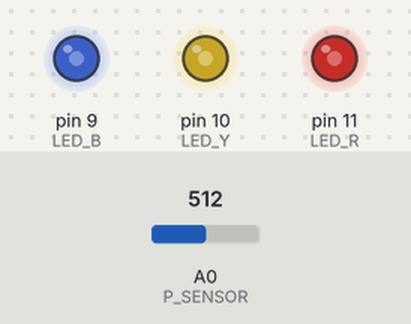
The sketch below on a simulated Arduino Uno, built with avr-gcc and run on an emulated ATmega328P. Shown: output pins drawn as LEDs (lit = HIGH). The inputs (shaded band) are chosen by the test bench; at power-on: A0 (P_SENSOR) = 512.

Above: at 1.2 s.
1.3 s: A0 (P_SENSOR) set to 716
At 2.5 s:
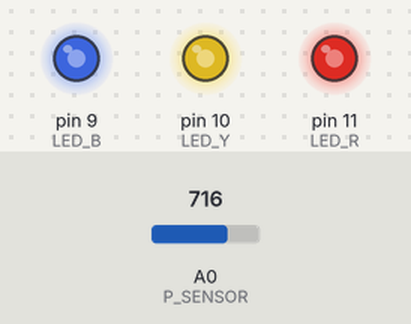
2.8 s: A0 (P_SENSOR) set to 900
At 3.9 s:
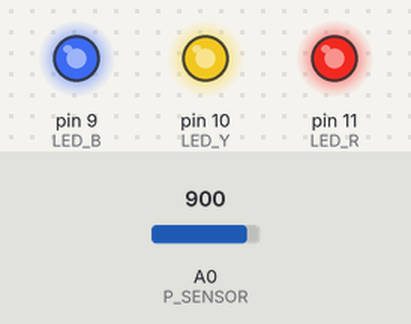
4.3 s: A0 (P_SENSOR) set to 122
At 5.0 s:
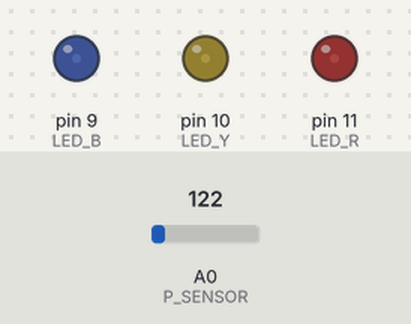
5.8 s: A0 (P_SENSOR) set to 0
At 6.2 s:
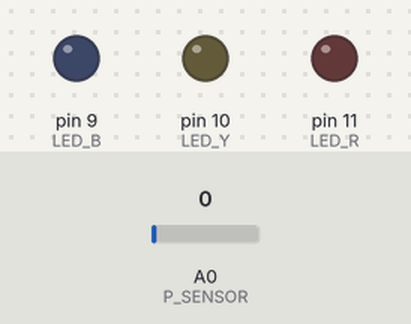
7.3 s: A0 (P_SENSOR) set to 511
At 8.5 s:
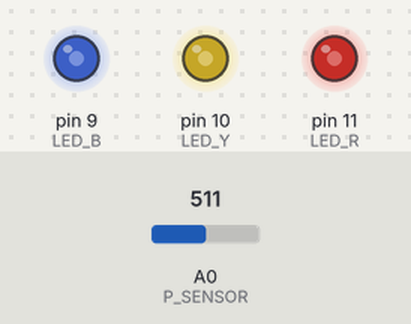
Timing chart, 0 to 9.8 s (numbered marks = the images above; inputs shaded):
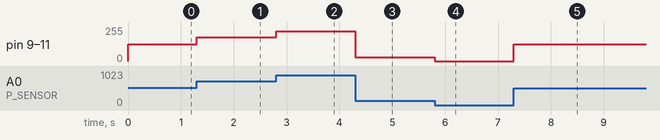

The sketch:

led_analog_pot.ino
```cpp
#define LED_R 11
#define LED_Y 10
#define LED_B 9
#define P_SENSOR A0

byte b = 0;
unsigned int value;

void b_leds();

void setup()
{
  pinMode(LED_R, OUTPUT);
  pinMode(LED_Y, OUTPUT);
  pinMode(LED_B, OUTPUT);
  b_leds();
}

void loop()
{
  value = analogRead(P_SENSOR);
  b = map(value, 0, 1023, 0, 255);
  b_leds();
}

void b_leds()
{
  analogWrite(LED_R, b);
  analogWrite(LED_Y, b);
  analogWrite(LED_B, b);
}
```

Measured:
- after the input at 1.3 s, pin 9 (LED_B), pin 10 (LED_Y), pin 11 (LED_R): 127/255 → 178/255 at once
- after the input at 2.8 s, pin 9 (LED_B), pin 10 (LED_Y), pin 11 (LED_R): 178/255 → 224/255 at once
- after the input at 4.3 s, pin 9 (LED_B), pin 10 (LED_Y), pin 11 (LED_R): 224/255 → 30/255 at once
- after the input at 5.8 s, pin 9 (LED_B), pin 10 (LED_Y), pin 11 (LED_R): 30/255 → 0/255 at once
- after the input at 7.3 s, pin 9 (LED_B), pin 10 (LED_Y), pin 11 (LED_R): 0/255 → 127/255 at once
